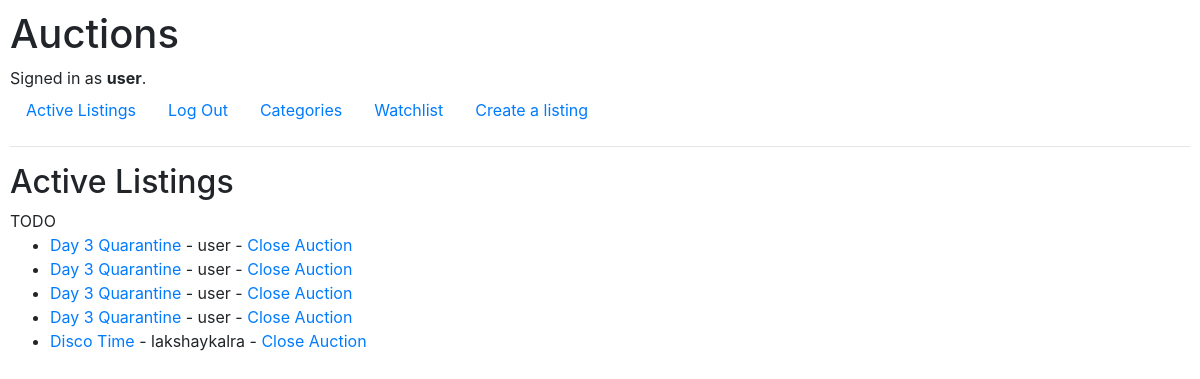
The page / (signed in) on the database its author committed.
### auctions/models.py (models this page shows, shortened)
class User(AbstractUser):
    pass

class Listing(models.Model):
    title = models.CharField(max_length=255)
    author = models.ForeignKey(User, on_delete=models.CASCADE)
    Category = models.CharField(choices=Categories_Available, max_length=10)
    Starting_Bid = models.PositiveIntegerField()
    Description = models.TextField()
    Closedlisting = models.CharField(max_length=23, default = "The listing is open")

### auctions/views.py (the view)
# urls.py: path("", HomeView.as_view(), name="index"),
class HomeView(ListView):
    model = Listing
    template_name = 'auctions/index.html'

### auctions/templates/auctions/index.html
{% extends "auctions/layout.html" %}
{% block body %}
    <h2>Active Listings</h2>
    TODO
    <ul>
    {% for listing in object_list %}
      <li><a href="{% url 'article-detail' listing.pk %}">{{  listing.title }}</a> - {{ listing.author }} - <a href="{% url 'update_post' listing.pk %}">Close Auction</a><br/>
    {% endfor %}
    </ul>
{% endblock %}

### auctions/templates/auctions/layout.html (shortened to what this page needs)
{% load static %}
<!DOCTYPE html>
<html lang="en">
    <head>
        <link rel="stylesheet" href="https://stackpath.bootstrapcdn.com/bootstrap/4.4.1/css/bootstrap.min.css">
        <link href="{% static 'auctions/styles.css' %}" rel="stylesheet">
    </head>
    <body>
        <h1>Auctions</h1>
        <div>
            {% if user.is_authenticated %}
                Signed in as <strong>{{ user.username }}</strong>.
            {% else %}
                Not signed in.
            {% endif %}
        </div>
        <ul class="nav">
            <li class="nav-item">
                <a class="nav-link" href="{% url 'index' %}">Active Listings</a>
            </li>
            {% if user.is_authenticated %}
                <li class="nav-item">
                    <a class="nav-link" href="{% url 'logout' %}">Log Out</a>
                </li>
                <li class = "nav-item">
                    <a class = "nav-link" href="{% url 'categories' %}">Categories</a>
                </li>
                <li class = "nav-item">
                    <a class="nav-link" href="{% url 'watchlist' %}">Watchlist</a>
                </li>
                <li class = "nav-item">
                    <a class="nav-link" href = "{% url 'add_post' %}">Create a listing</a>
            {% endif %}
        </ul>
        <hr>
        {% block body %}
        {% endblock %}
    </body>
</html>

### auctions/static/auctions/styles.css (style rules this page uses)
body { padding: 10px; }

### rows shown on the page
User: username "user"
Listing: title "Day 3 Quarantine", author "user"
Listing: title "Day 3 Quarantine", author "user"
Listing: title "Day 3 Quarantine", author "user"
Listing: title "Day 3 Quarantine", author "user"
Listing: title "Disco Time", author "lakshaykalra"
